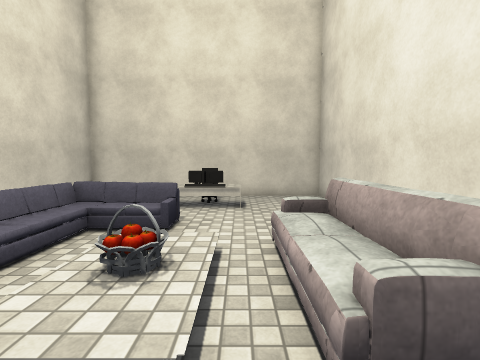
View 1 (above)

12 first-person views from a walk through a 3-D level made in the Unity game engine. The camera is 1.5 m above the floor, tilts 4° down and sees 85° across. The floor is counted in squares, 1 m on a side. Each view is taken from the middle of a square. On the plan, view 1 faces up. The plan holds only what a view shows up to about 14 squares ahead; the rest is blank. The player is left out. Some animated figures are left out. Some surface patterns are stand-ins.

View 2
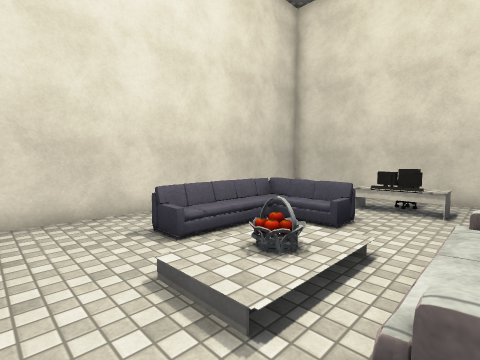

View 3
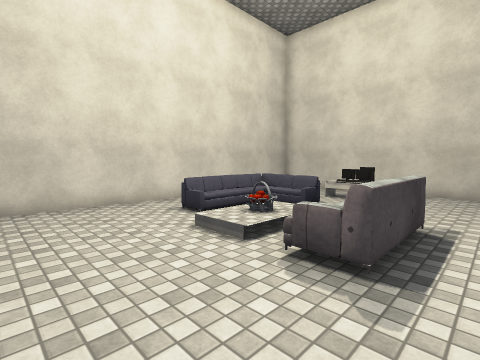

View 4
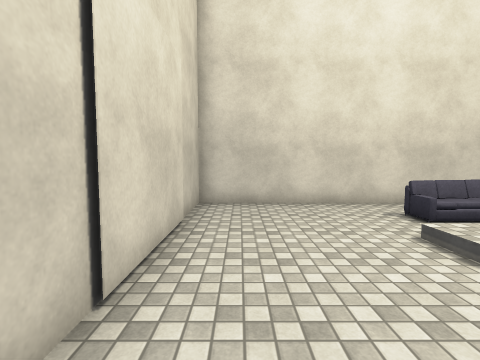

View 5
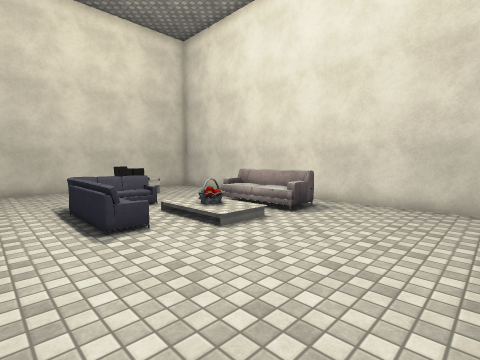

View 6
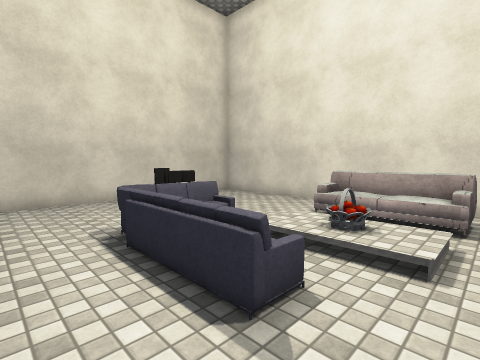

View 7
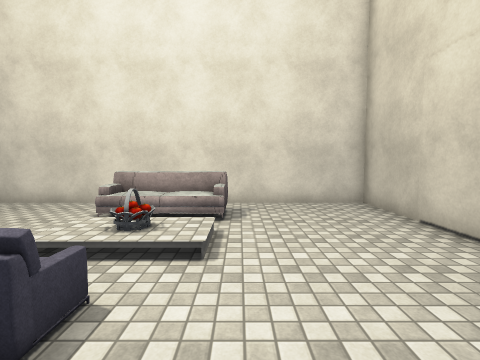

View 8
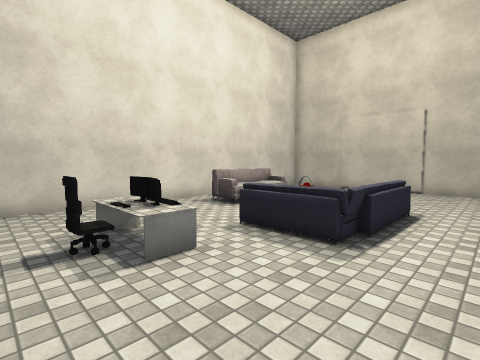

View 9
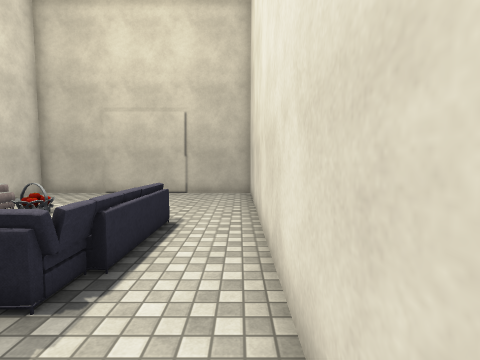

View 10
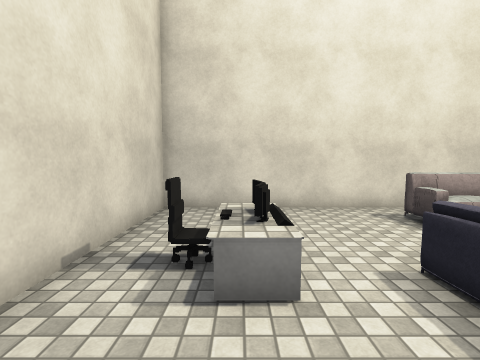

View 11
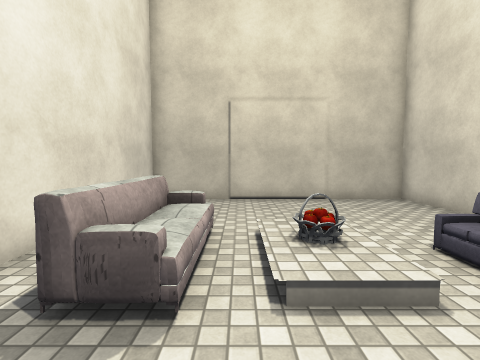

View 12
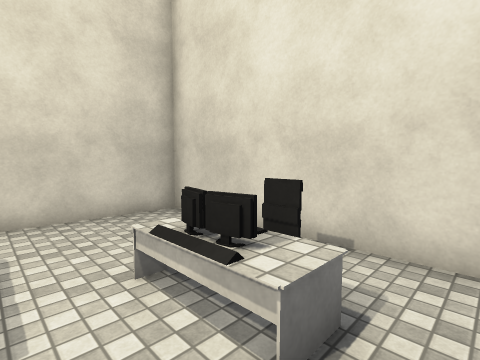

### Floor plan
Points are (right, up) in squares from view 1. A wall is a line through its corners. A room is listed if a view was taken in it or the views show most of it. See-through windows are left out.
Room 1 (views 1, 2, 3, 4, 5, 6, 7, 8, 9, 10, 11, 12)
walls: (0.6, 4.5) (1.9, 4.7); (0.6, 4.7) (1.9, 4.7); (1.2, 4.8) (1.9, 4.6); (1.5, 4.7) (1.9, 4.5) (1.9, 1.5) (1.5, 1.4) (1.5, 4.7); (1.9, 1.4) (0.6, 1.3); (1.9, 1.4) (0.6, 1.4); (1.9, 1.3) (0.6, 1.4); (-6.5, -3.5) (3.5, -3.5) (3.5, 11.5) (-6.5, 11.5) (-6.5, -3.5)
low walls: (0.6, 3.4) (0.6, 1.3) (0.6, 4.5); (1.6, 4.4) (0.7, 4.3); (0.8, 1.7) (1.4, 1.7)
objects: sofa (-4, 3) to (-2, 6); other object (-2, 3); desk (-2, 8) to (-2, 9); apple (-1, 2); apple (-1, 3); apple (-1, 4); other object (-1, 9); chair (-1, 10); apple (0, 3); desk (0, 8) to (0, 9)

Positions as (right, up) in squares from view 1, and headings:
1: (0, 0), facing up
2: (1, 0), facing up-left
3: (3, -2), facing up-left
4: (3, -2), facing left
5: (-6, -3), facing up-right
6: (-6, 1), facing up-right
7: (-6, 1), facing right
8: (-6, 11), facing down-right
9: (-6, 9), facing down
10: (-5, 9), facing right
11: (0, 7), facing down
12: (1, 7), facing up-left
